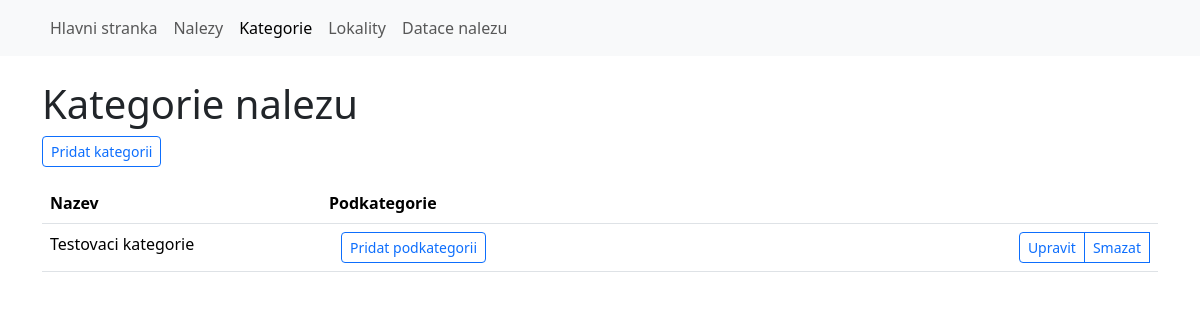
The page /categories on the database as committed earlier.
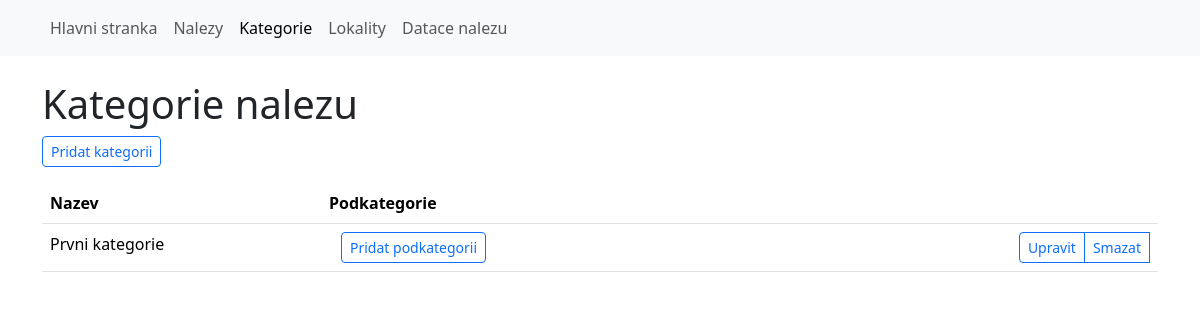
The same page on the database as committed later.
### models.py (models this page shows, shortened)
class Categories(Base):
    __tablename__ = 'categories'
    id = Column(Integer, primary_key=True)
    parent_id = Column(Integer, ForeignKey('categories.id'), nullable=True)
    title = Column(String, nullable=False, unique=True)
    children = relationship('Categories', backref=backref('parent', remote_side=[id]), cascade='all, delete-orphan')

### app.py (the view)
@app.route('/categories')
def categories():
    categories = Categories.query.filter(Categories.parent_id == None).all()
    return render_template('categories.html', categories=categories)

### app.py (called while the page is built)
@app.teardown_appcontext
def shutdown_session(exception=None):
    db_session.remove()

### templates/categories.html (shortened to what this page needs)
{% extends 'base.html' %}
{% block content %}
<h1>Kategorie nalezu</h1>
<p><a class="btn btn-outline-primary btn-sm" href="{{ url_for('add_category') }}" role="button">Pridat kategorii</a></p>
{% from 'macros.html' import render_modal %}
<table class="table table-hover">
    <thead>
        <tr>
            <th scope="col" class="col-3">Nazev</th>
            <th scope="col">Podkategorie</th>
            <th scope="col" class="col-1"></th>
        </tr>
    </thead>
    <tbody>
    {% for cat in categories %}
        <tr>
            <td>{{cat.title}}</td>
            <td>
                <div class="container">
                <div class="col-md-4">
                    <a class="btn btn-outline-primary btn-sm" href="{{ url_for('add_category', parent_id=cat.id) }}" role="button">Pridat podkategorii</a>
                </div>
                </div>
            </td>
            <td>
                <div class="btn-group" role="group" aria-label="Basic example">
                    <a class="btn btn-outline-primary btn-sm" href="{{ url_for('edit_category', category_id=cat.id) }}" role="button">Upravit</a>
                    <a class="btn btn-outline-primary btn-sm" href="{{ url_for('delete_category', category_id=cat.id) }}" role="button"
                       data-bs-toggle="modal" data-bs-target="#deleteModal_{{ cat.id }}">Smazat</a>
                </div>
            </td>
        </tr>
    {% endfor %}
    </tbody>
</table>
{% endblock %}

### templates/base.html (shortened to what this page needs)
{% from 'bootstrap5/nav.html' import render_nav_item %}
{% from 'bootstrap5/utils.html' import render_messages %}
<!DOCTYPE html>
<html lang="en">
<head>
    {{ bootstrap.load_css() }}
</head>
<body>
    <nav class="navbar navbar-expand-lg navbar-light bg-light mb-4">
        <div class="container">
        <div class="collapse navbar-collapse" id="navbarSupportedContent">
            <ul class="navbar-nav mr-auto">
                {{ render_nav_item('index', 'Hlavni stranka') }}
                {{ render_nav_item('items', 'Nalezy') }}
                {{ render_nav_item('categories', 'Kategorie') }}
                {{ render_nav_item('areas', 'Lokality') }}
                {{ render_nav_item('dating', 'Datace nalezu') }}
            </ul>
        </div>
        </div>
    </nav>
    <main class="container">
        {% block content %}{% endblock %}
    </main>
</body>
</html>

Rows that differ between the two databases and show on the page:
changed Categories: title "Testovaci kategorie" → "Prvni kategorie"
